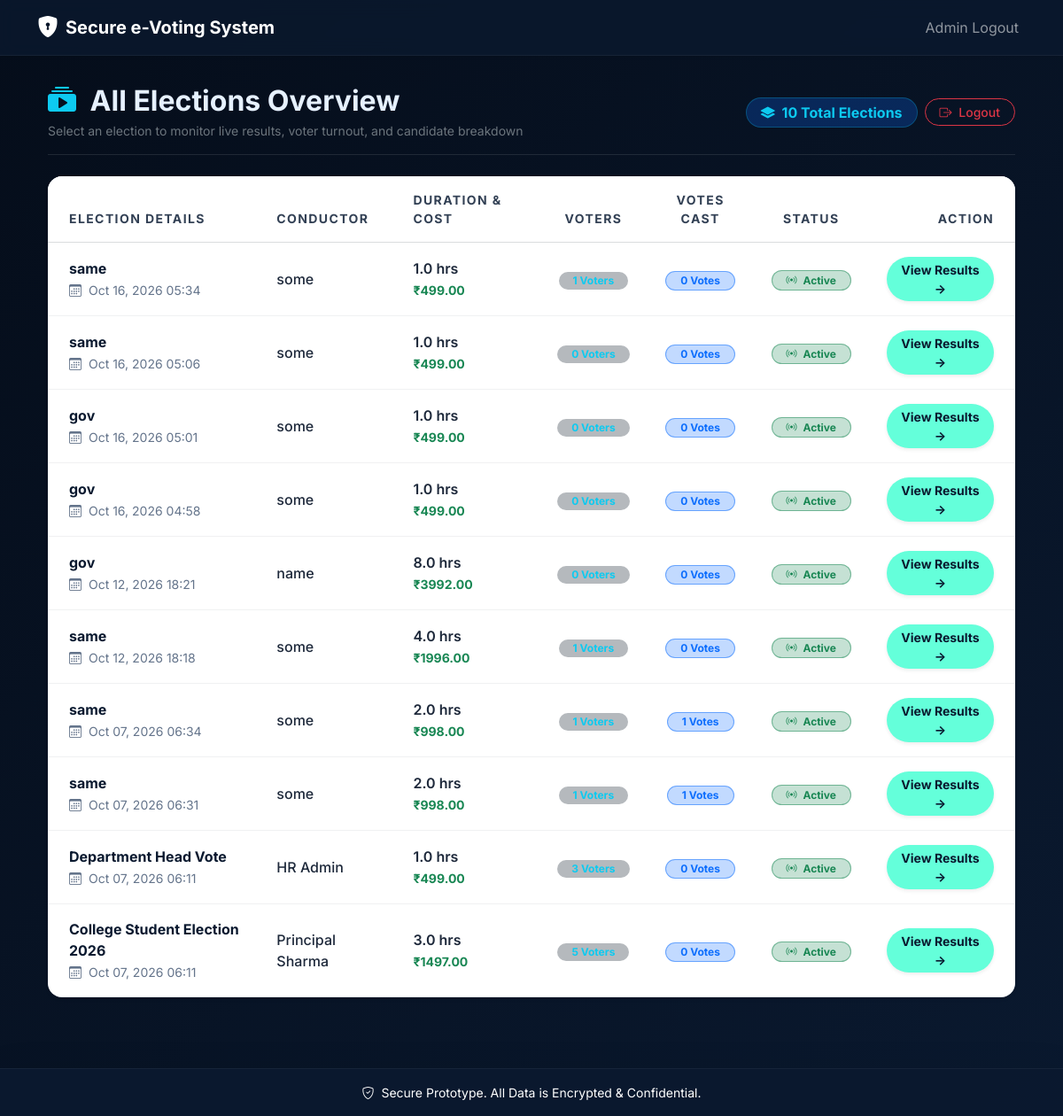
The app's page /admin/results (signed in) with its own data.
### models.py (models this page shows)
class Election(db.Model):
    __tablename__ = 'election'
    id = db.Column(db.Integer, primary_key=True, autoincrement=True)
    name = db.Column(db.String(200), nullable=False)
    conductor = db.Column(db.String(100), nullable=False)
    hours = db.Column(db.Float, nullable=False)
    rate_per_hour = db.Column(db.Float, default=499.0)
    total_cost = db.Column(db.Float, nullable=False)
    is_active = db.Column(db.Boolean, default=True)
    created_at = db.Column(db.DateTime, default=lambda: datetime.now(timezone.utc))
    voters = db.relationship('Voter', backref='election', cascade='all, delete-orphan', lazy=True)
    candidates = db.relationship('Candidate', backref='election', cascade='all, delete-orphan', lazy=True)
    votes = db.relationship('Vote', backref='election', cascade='all, delete-orphan', lazy=True)

### app.py (the view, shortened to what this page needs)
@app.route('/admin/results', defaults={'election_id': None}, methods=['GET'])
@app.route('/admin/results/<int:election_id>', methods=['GET'])
def admin_results(election_id):
    if not session.get('admin_logged_in'):
        return redirect(url_for('admin_login'))
    if election_id is None:
        elections = Election.query.order_by(Election.id.desc()).all()
        elections_data = []
        for e in elections:
            voter_count = Voter.query.filter_by(election_id=e.id).count()
            votes_count = Vote.query.filter_by(election_id=e.id).count()
            elections_data.append({
                'id': e.id,
                'name': e.name,
                'conductor': e.conductor,
                'hours': e.hours,
                'total_cost': e.total_cost,
                'created_at': e.created_at,
                'is_active': e.is_active,
                'voter_count': voter_count,
                'votes_count': votes_count
            })
        return render_template('admin_elections.html', elections=elections_data)

### templates/admin_elections.html (shortened to what this page needs)
{% extends 'base.html' %}
{% block content %}
<div class="container py-2">
    <div class="d-flex flex-wrap justify-content-between align-items-center mb-4 border-bottom border-secondary border-opacity-25 pb-3 gap-3">
        <div>
            <h2 class="fw-bold mb-1" style="color: var(--text-primary);">
                <i class="bi bi-collection-play-fill text-info me-2"></i> All Elections Overview
            </h2>
            <p class="text-secondary small mb-0">Select an election to monitor live results, voter turnout, and candidate breakdown</p>
        </div>
        <div class="d-flex align-items-center gap-2">
            <span class="badge bg-primary bg-opacity-25 text-info border border-info border-opacity-25 py-2 px-3 fs-6 rounded-pill">
                <i class="bi bi-layers-fill me-1"></i> {{ elections|length }} Total Elections
            </span>
            <a href="{{ url_for('admin_logout') }}" class="btn btn-outline-danger btn-sm rounded-pill px-3 fw-medium">
                <i class="bi bi-box-arrow-right me-1"></i> Logout
            </a>
        </div>
    </div>
    {% if elections %}
    <div class="card glass-panel border-0 rounded-4 overflow-hidden shadow-sm mb-4">
        <div class="table-responsive">
            <table class="table table-hover align-middle mb-0" style="background: transparent;">
                <thead class="border-bottom border-secondary border-opacity-25 small text-uppercase tracking-wider" style="background-color: #f8fafc;">
                    <tr>
                        <th class="py-3 px-4" style="color: #334155;">Election Details</th>
                        <th class="py-3 px-3" style="color: #334155;">Conductor</th>
                        <th class="py-3 px-3" style="color: #334155;">Duration & Cost</th>
                        <th class="py-3 px-3 text-center" style="color: #334155;">Voters</th>
                        <th class="py-3 px-3 text-center" style="color: #334155;">Votes Cast</th>
                        <th class="py-3 px-3 text-center" style="color: #334155;">Status</th>
                        <th class="py-3 px-4 text-end" style="color: #334155;">Action</th>
                    </tr>
                </thead>
                <tbody class="divide-y divide-secondary divide-opacity-25">
                    {% for e in elections %}
                    <tr class="border-bottom border-secondary border-opacity-10" style="transition: background-color 0.2s ease;">
                        <td class="py-3 px-4">
                            <div class="fw-bold fs-6 admin-election-name" style="color: #0a192f !important;">{{ e.name }}</div>
                            <small class="admin-table-muted-text" style="color: #64748b !important;">
                                <i class="bi bi-calendar3 me-1"></i> {{ e.created_at.strftime('%b %d, %Y %H:%M') if e.created_at else 'N/A' }}
                            </small>
                        </td>
                        <td class="py-3 px-3">
                            <span class="fw-medium admin-table-dark-text" style="color: #1e293b !important;">{{ e.conductor }}</span>
                        </td>
                        <td class="py-3 px-3">
                            <div class="fw-semibold admin-table-dark-text" style="color: #1e293b !important;">{{ e.hours }} hrs</div>
                            <small class="text-success fw-bold">&#8377;{{ "%.2f"|format(e.total_cost) }}</small>
                        </td>
                        <td class="py-3 px-3 text-center">
                            <span class="badge bg-secondary bg-opacity-50 text-info px-3 py-1 rounded-pill">
                                {{ e.voter_count }} Voters
                            </span>
                        </td>
                        <td class="py-3 px-3 text-center">
                            <span class="badge bg-primary bg-opacity-25 text-primary border border-primary border-opacity-50 px-3 py-1 rounded-pill fw-bold">
                                {{ e.votes_count }} Votes
                            </span>
                        </td>
                        <td class="py-3 px-3 text-center">
                            {% if e.is_active %}
                            <span class="badge bg-success bg-opacity-25 text-success border border-success border-opacity-50 px-3 py-1 rounded-pill">
                                <i class="bi bi-broadcast me-1"></i> Active
                            </span>
                            {% else %}
                            <span class="badge bg-secondary bg-opacity-25 text-secondary border border-secondary border-opacity-50 px-3 py-1 rounded-pill">
                                Inactive
                            </span>
                            {% endif %}
                        </td>
                        <td class="py-3 px-4 text-end">
                            <a href="{{ url_for('admin_results', election_id=e.id) }}" class="btn btn-premium btn-sm rounded-pill px-3 fw-bold shadow-sm">
                                View Results &rarr;
                            </a>
                        </td>
                    </tr>
                    {% endfor %}
                </tbody>
            </table>
        </div>
    </div>
    {% endif %}
</div>
{% endblock %}

### templates/base.html (shortened to what this page needs)
<!DOCTYPE html>
<html lang="en">
<head>
    <link href="https://cdn.jsdelivr.net/npm/bootstrap@5.3.0/dist/css/bootstrap.min.css" rel="stylesheet">
    <link href="{{ url_for('static', filename='style.css') }}" rel="stylesheet">
    <link rel="stylesheet" href="https://cdn.jsdelivr.net/npm/bootstrap-icons@1.10.5/font/bootstrap-icons.css">
</head>
<body class="d-flex flex-column min-vh-100">
    <nav class="navbar navbar-expand-lg navbar-dark navbar-custom mb-4 shadow-sm">
        <div class="container">
            <a class="navbar-brand d-flex align-items-center" href="/">
                <i class="bi bi-shield-lock-fill me-2 fs-4"></i>
                <span class="fw-bold">Secure e-Voting System</span>
            </a>
            <div class="collapse navbar-collapse" id="navbarNav">
                <ul class="navbar-nav ms-auto">
                    {% if session.get('admin_logged_in') %}
                        <li class="nav-item">
                            <a class="nav-link" href="{{ url_for('admin_logout') }}">Admin Logout</a>
                        </li>
                    {% elif session.get('voter_id') %}
                        <li class="nav-item">
                            <span class="nav-link active fw-medium"><i class="bi bi-person-fill me-1"></i> Voter #{{ session.get('voter_id') }}</span>
                        </li>
                    {% endif %}
                </ul>
            </div>
        </div>
    </nav>
    <div class="container main-content flex-grow-1 pb-5">
        {% block content %}{% endblock %}
    </div>
    <footer class="footer-custom text-white py-3 text-center mt-auto shadow-lg w-100">
        <div class="container text-center">
            <p class="mb-0 small"><i class="bi bi-shield-check me-1"></i> Secure Prototype. All Data is Encrypted & Confidential.</p>
        </div>
    </footer>
</body>
</html>

### static/style.css (style rules this page uses)
:root { --corporate-blue: #0a192f; --corporate-blue-light: #112240; --corporate-blue-lighter: #233554; --accent-teal: #64ffda; --accent-teal-hover: #4cd6b5; --text-primary: #e6f1ff; --text-secondary: #a8b2d1; --text-dark: #0a192f; --bg-gradient: linear-gradient(135deg, #050d1a 0%, #0a192f 50%, #112240 100%); --glass-bg: rgba(17, 34, 64, 0.7); --glass-border: rgba(100, 255, 218, 0.15); }
body { font-family: 'Inter', system-ui, -apple-system, sans-serif; background: var(--bg-gradient); background-size: 200% 200%; animation: gradientShift 15s ease infinite; color: var(--text-primary); min-height: 100vh; }
.glass-panel { background: var(--glass-bg); backdrop-filter: blur(12px); -webkit-backdrop-filter: blur(12px); border: 1px solid var(--glass-border); box-shadow: 0 8px 32px 0 rgba(0, 0, 0, 0.37); color: var(--text-primary); }
.tracking-wider { letter-spacing: 0.1em; }
.btn-premium { background-color: var(--accent-teal); color: var(--text-dark); font-weight: 700; border: none; box-shadow: 0 4px 15px rgba(100, 255, 218, 0.3); transition: all 0.3s cubic-bezier(0.25, 0.8, 0.25, 1); }
.navbar-custom { background: rgba(10, 25, 47, 0.8) !important; backdrop-filter: blur(10px); border-bottom: 1px solid rgba(255, 255, 255, 0.05); }
.footer-custom { background: rgba(10, 25, 47, 0.9) !important; border-top: 1px solid rgba(255, 255, 255, 0.05); }
.admin-election-name { color: #0a192f !important; font-weight: 700; }
.admin-table-dark-text { color: #1e293b !important; }
.admin-table-muted-text { color: #64748b !important; }

### records on screen
Election: name "same", created_at "Oct 16, 2026 05:34", conductor "some", hours "1.0", total_cost "499.00", voter_count "1", votes_count "0"
Election: name "same", created_at "Oct 16, 2026 05:06", conductor "some", hours "1.0", total_cost "499.00", voter_count "0", votes_count "0"
Election: name "gov", created_at "Oct 16, 2026 05:01", conductor "some", hours "1.0", total_cost "499.00", voter_count "0", votes_count "0"
Election: name "gov", created_at "Oct 16, 2026 04:58", conductor "some", hours "1.0", total_cost "499.00", voter_count "0", votes_count "0"
Election: name "gov", created_at "Oct 12, 2026 18:21", conductor "name", hours "8.0", total_cost "3992.00", voter_count "0", votes_count "0"
Election: name "same", created_at "Oct 12, 2026 18:18", conductor "some", hours "4.0", total_cost "1996.00", voter_count "1", votes_count "0"
Election: name "same", created_at "Oct 07, 2026 06:34", conductor "some", hours "2.0", total_cost "998.00", voter_count "1", votes_count "1"
Election: name "same", created_at "Oct 07, 2026 06:31", conductor "some", hours "2.0", total_cost "998.00", voter_count "1", votes_count "1"
Election: name "Department Head Vote", created_at "Oct 07, 2026 06:11", conductor "HR Admin", hours "1.0", total_cost "499.00", voter_count "3", votes_count "0"
Election: name "College Student Election 2026", created_at "Oct 07, 2026 06:11", conductor "Principal Sharma", hours "3.0", total_cost "1497.00", voter_count "5", votes_count "0"

### other values on screen
{{ elections|length }} "10"
